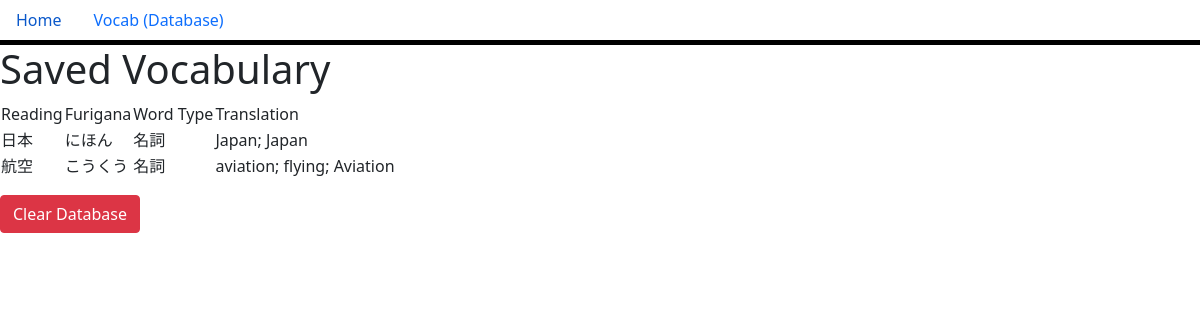
/saved, run on an earlier commit of the app's database.
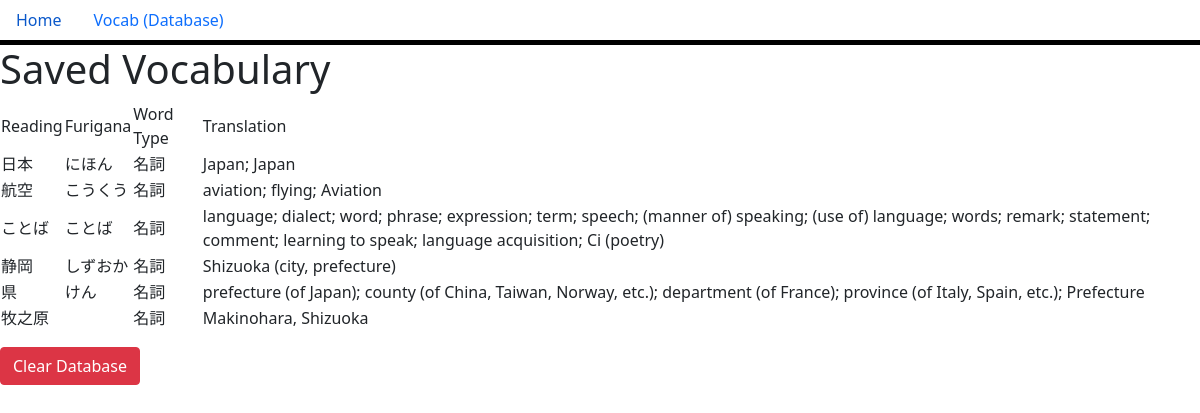
And on a later commit of the database.
### main.py (models this page shows, shortened)
class SavedVocab(db.Model):
    id = db.Column(db.Integer, primary_key=True)
    readingJapanese = db.Column(db.String(50), nullable=False)
    wordType = db.Column(db.String(6), nullable=False)
    translation = db.Column(db.String(300), nullable=False)
    furigana = db.Column(db.String(100), nullable=True)

### main.py (the view)
@app.route("/saved", methods=["GET"])
def show_saved_words():
    saved_words = SavedVocab.query.all()
    return render_template("saved_vocab.html", words=saved_words)

### templates/saved_vocab.html
{% extends 'base.html' %}
{% block body %}
<h1>Saved Vocabulary</h1>
<table>
    <tr>
        <td>Reading</td>
        <td>Furigana</td>
        <td>Word Type</td>
        <td>Translation</td>
    </tr>
    {% for item in words %}
    <tr>
        <td>{{ item.readingJapanese }}</td>
        <td>{{ item.furigana }}</td>
        <td>{{ item.wordType }}</td>
        <td>{{ item.translation }}</td>
    </tr>
    {% endfor %}
</table>
<form method="post" action="/clear_saved" style="margin-top: 1em;">
    <button type="submit" class="btn btn-danger">Clear Database</button>
</form>
{% endblock %}

### templates/base.html (shortened to what this page needs)
<!DOCTYPE html>
<html lang="en">
<head>
    <link rel="stylesheet" href="../static/style.css">
    <link href="https://cdn.jsdelivr.net/npm/bootstrap@5.0.2/dist/css/bootstrap.min.css" rel="stylesheet"
>
</head>
<body>
    <ul class="nav">
        <li class="nav-item">
            <a class="nav-link" aria-current="page" href="/">Home</a>
        </li>
        <li class="nav-item">
            <a class="nav-link" href="/saved">Vocab (Database)</a>
        </li>
    </ul>
    {% block body %} {% endblock %}
</body>
</html>

### static/style.css (style rules this page uses)
.nav { border-bottom: 5px solid black; }

What changed in the data, as far as the page shows it:
added SavedVocab: readingJapanese "ことば", furigana "ことば", wordType "名詞", translation "language; dialect; word; phrase; expression; term; speech; (manner of) speaking; (use of) language; words; remark; statement; comment; learning to speak; language acquisition; Ci (poetry)"
added SavedVocab: readingJapanese "静岡", furigana "しずおか", wordType "名詞", translation "Shizuoka (city, prefecture)"
added SavedVocab: readingJapanese "県", furigana "けん", wordType "名詞", translation "prefecture (of Japan); county (of China, Taiwan, Norway, etc.); department (of France); province (of Italy, Spain, etc.); Prefecture"
added SavedVocab: readingJapanese "牧之原", wordType "名詞", translation "Makinohara, Shizuoka"
